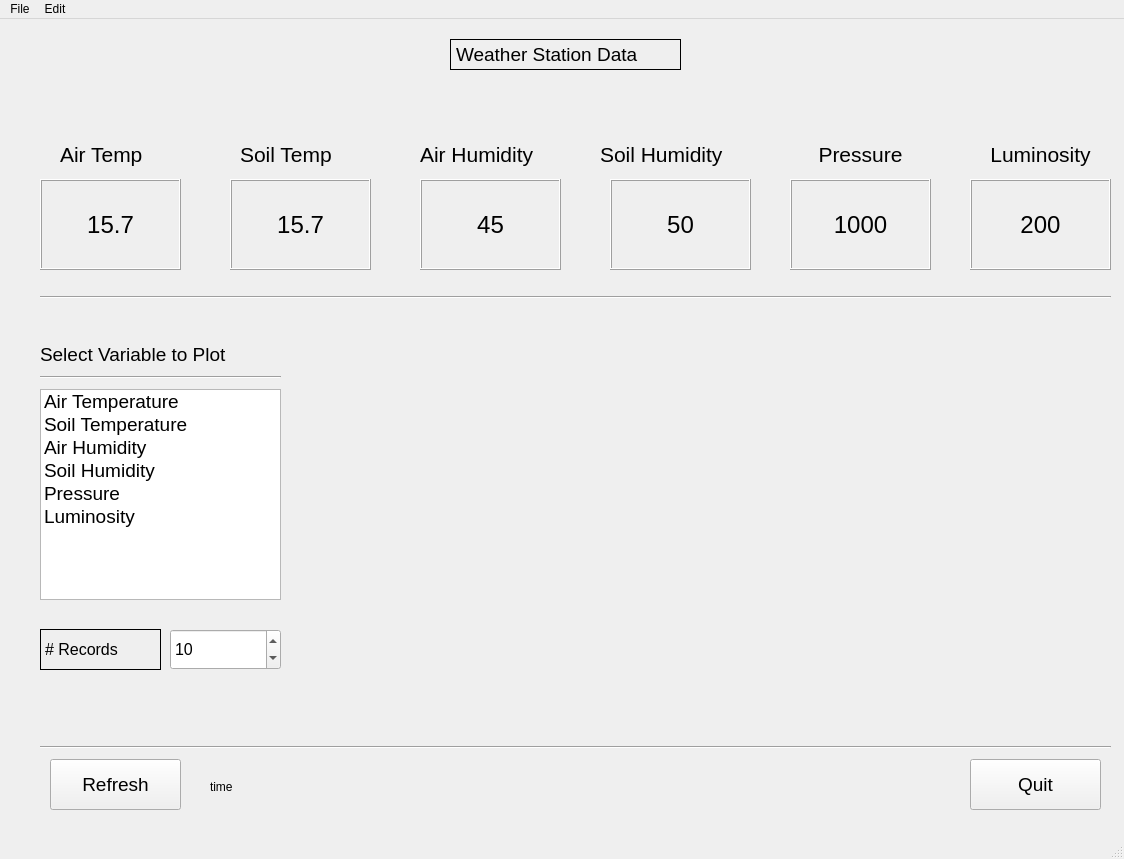
<?xml version="1.0" encoding="UTF-8"?>
<ui version="4.0">
 <class>MainWindow</class>
 <widget class="QMainWindow" name="MainWindow">
  <property name="geometry">
   <rect>
    <x>0</x>
    <y>0</y>
    <width>1124</width>
    <height>859</height>
   </rect>
  </property>
  <property name="palette">
   <palette>
    <active>
     <colorrole role="Button">
      <brush brushstyle="SolidPattern">
       <color alpha="255">
        <red>43</red>
        <green>43</green>
        <blue>43</blue>
       </color>
      </brush>
     </colorrole>
    </active>
    <inactive>
     <colorrole role="Button">
      <brush brushstyle="SolidPattern">
       <color alpha="255">
        <red>240</red>
        <green>240</green>
        <blue>240</blue>
       </color>
      </brush>
     </colorrole>
    </inactive>
    <disabled>
     <colorrole role="Button">
      <brush brushstyle="SolidPattern">
       <color alpha="255">
        <red>240</red>
        <green>240</green>
        <blue>240</blue>
       </color>
      </brush>
     </colorrole>
    </disabled>
   </palette>
  </property>
  <property name="windowTitle">
   <string>MainWindow</string>
  </property>
  <widget class="QWidget" name="centralwidget">
   <widget class="QPushButton" name="refreshButton">
    <property name="geometry">
     <rect>
      <x>50</x>
      <y>740</y>
      <width>131</width>
      <height>51</height>
     </rect>
    </property>
    <property name="font">
     <font>
      <family>Arial</family>
      <pointsize>14</pointsize>
     </font>
    </property>
    <property name="text">
     <string>Refresh</string>
    </property>
   </widget>
   <widget class="QLabel" name="airTemp">
    <property name="geometry">
     <rect>
      <x>40</x>
      <y>160</y>
      <width>141</width>
      <height>91</height>
     </rect>
    </property>
    <property name="font">
     <font>
      <family>Arial</family>
      <pointsize>18</pointsize>
     </font>
    </property>
    <property name="frameShape">
     <enum>QFrame::Box</enum>
    </property>
    <property name="frameShadow">
     <enum>QFrame::Raised</enum>
    </property>
    <property name="lineWidth">
     <number>1</number>
    </property>
    <property name="text">
     <string>15.7</string>
    </property>
    <property name="alignment">
     <set>Qt::AlignCenter</set>
    </property>
    <property name="wordWrap">
     <bool>false</bool>
    </property>
   </widget>
   <widget class="QLabel" name="AirTempLable">
    <property name="geometry">
     <rect>
      <x>60</x>
      <y>120</y>
      <width>121</width>
      <height>31</height>
     </rect>
    </property>
    <property name="font">
     <font>
      <family>Arial</family>
      <pointsize>16</pointsize>
     </font>
    </property>
    <property name="text">
     <string>Air Temp</string>
    </property>
   </widget>
   <widget class="QLabel" name="SoilTempLable">
    <property name="geometry">
     <rect>
      <x>240</x>
      <y>120</y>
      <width>121</width>
      <height>31</height>
     </rect>
    </property>
    <property name="font">
     <font>
      <family>Arial</family>
      <pointsize>16</pointsize>
     </font>
    </property>
    <property name="text">
     <string>Soil Temp</string>
    </property>
   </widget>
   <widget class="QLabel" name="soilTemp">
    <property name="geometry">
     <rect>
      <x>230</x>
      <y>160</y>
      <width>141</width>
      <height>91</height>
     </rect>
    </property>
    <property name="font">
     <font>
      <family>Arial</family>
      <pointsize>18</pointsize>
     </font>
    </property>
    <property name="frameShape">
     <enum>QFrame::Box</enum>
    </property>
    <property name="frameShadow">
     <enum>QFrame::Raised</enum>
    </property>
    <property name="lineWidth">
     <number>1</number>
    </property>
    <property name="text">
     <string>15.7</string>
    </property>
    <property name="alignment">
     <set>Qt::AlignCenter</set>
    </property>
    <property name="wordWrap">
     <bool>false</bool>
    </property>
   </widget>
   <widget class="QLabel" name="airHumLabel">
    <property name="geometry">
     <rect>
      <x>420</x>
      <y>120</y>
      <width>151</width>
      <height>31</height>
     </rect>
    </property>
    <property name="font">
     <font>
      <family>Arial</family>
      <pointsize>16</pointsize>
     </font>
    </property>
    <property name="text">
     <string>Air Humidity</string>
    </property>
   </widget>
   <widget class="QLabel" name="airHum">
    <property name="geometry">
     <rect>
      <x>420</x>
      <y>160</y>
      <width>141</width>
      <height>91</height>
     </rect>
    </property>
    <property name="font">
     <font>
      <family>Arial</family>
      <pointsize>18</pointsize>
     </font>
    </property>
    <property name="frameShape">
     <enum>QFrame::Box</enum>
    </property>
    <property name="frameShadow">
     <enum>QFrame::Raised</enum>
    </property>
    <property name="lineWidth">
     <number>1</number>
    </property>
    <property name="text">
     <string>45</string>
    </property>
    <property name="alignment">
     <set>Qt::AlignCenter</set>
    </property>
    <property name="wordWrap">
     <bool>false</bool>
    </property>
   </widget>
   <widget class="QLabel" name="soilHumidityLabel">
    <property name="geometry">
     <rect>
      <x>600</x>
      <y>120</y>
      <width>161</width>
      <height>31</height>
     </rect>
    </property>
    <property name="font">
     <font>
      <family>Arial</family>
      <pointsize>16</pointsize>
     </font>
    </property>
    <property name="text">
     <string>Soil Humidity</string>
    </property>
   </widget>
   <widget class="QLabel" name="SoilHum">
    <property name="geometry">
     <rect>
      <x>610</x>
      <y>160</y>
      <width>141</width>
      <height>91</height>
     </rect>
    </property>
    <property name="font">
     <font>
      <family>Arial</family>
      <pointsize>18</pointsize>
     </font>
    </property>
    <property name="frameShape">
     <enum>QFrame::Box</enum>
    </property>
    <property name="frameShadow">
     <enum>QFrame::Raised</enum>
    </property>
    <property name="lineWidth">
     <number>1</number>
    </property>
    <property name="text">
     <string>50</string>
    </property>
    <property name="alignment">
     <set>Qt::AlignCenter</set>
    </property>
    <property name="wordWrap">
     <bool>false</bool>
    </property>
   </widget>
   <widget class="QPushButton" name="quitButton">
    <property name="geometry">
     <rect>
      <x>970</x>
      <y>740</y>
      <width>131</width>
      <height>51</height>
     </rect>
    </property>
    <property name="font">
     <font>
      <family>Arial</family>
      <pointsize>14</pointsize>
     </font>
    </property>
    <property name="text">
     <string>Quit</string>
    </property>
   </widget>
   <widget class="QLabel" name="press">
    <property name="geometry">
     <rect>
      <x>790</x>
      <y>160</y>
      <width>141</width>
      <height>91</height>
     </rect>
    </property>
    <property name="font">
     <font>
      <family>Arial</family>
      <pointsize>18</pointsize>
     </font>
    </property>
    <property name="frameShape">
     <enum>QFrame::Box</enum>
    </property>
    <property name="frameShadow">
     <enum>QFrame::Raised</enum>
    </property>
    <property name="lineWidth">
     <number>1</number>
    </property>
    <property name="text">
     <string>1000</string>
    </property>
    <property name="alignment">
     <set>Qt::AlignCenter</set>
    </property>
    <property name="wordWrap">
     <bool>false</bool>
    </property>
   </widget>
   <widget class="QLabel" name="pressLabel">
    <property name="geometry">
     <rect>
      <x>780</x>
      <y>120</y>
      <width>161</width>
      <height>31</height>
     </rect>
    </property>
    <property name="font">
     <font>
      <family>Arial</family>
      <pointsize>16</pointsize>
     </font>
    </property>
    <property name="text">
     <string>Pressure</string>
    </property>
    <property name="alignment">
     <set>Qt::AlignCenter</set>
    </property>
   </widget>
   <widget class="QLabel" name="lux">
    <property name="geometry">
     <rect>
      <x>970</x>
      <y>160</y>
      <width>141</width>
      <height>91</height>
     </rect>
    </property>
    <property name="font">
     <font>
      <family>Arial</family>
      <pointsize>18</pointsize>
     </font>
    </property>
    <property name="frameShape">
     <enum>QFrame::Box</enum>
    </property>
    <property name="frameShadow">
     <enum>QFrame::Raised</enum>
    </property>
    <property name="lineWidth">
     <number>1</number>
    </property>
    <property name="text">
     <string>200</string>
    </property>
    <property name="alignment">
     <set>Qt::AlignCenter</set>
    </property>
    <property name="wordWrap">
     <bool>false</bool>
    </property>
   </widget>
   <widget class="QLabel" name="luxLabel">
    <property name="geometry">
     <rect>
      <x>960</x>
      <y>120</y>
      <width>161</width>
      <height>31</height>
     </rect>
    </property>
    <property name="font">
     <font>
      <family>Arial</family>
      <pointsize>16</pointsize>
     </font>
    </property>
    <property name="text">
     <string>Luminosity</string>
    </property>
    <property name="alignment">
     <set>Qt::AlignCenter</set>
    </property>
   </widget>
   <widget class="QListWidget" name="listWidget">
    <property name="geometry">
     <rect>
      <x>40</x>
      <y>370</y>
      <width>241</width>
      <height>211</height>
     </rect>
    </property>
    <property name="font">
     <font>
      <pointsize>14</pointsize>
     </font>
    </property>
    <item>
     <property name="text">
      <string>Air Temperature</string>
     </property>
    </item>
    <item>
     <property name="text">
      <string>Soil Temperature</string>
     </property>
    </item>
    <item>
     <property name="text">
      <string>Air Humidity</string>
     </property>
    </item>
    <item>
     <property name="text">
      <string>Soil Humidity</string>
     </property>
    </item>
    <item>
     <property name="text">
      <string>Pressure</string>
     </property>
    </item>
    <item>
     <property name="text">
      <string>Luminosity</string>
     </property>
    </item>
   </widget>
   <widget class="Line" name="line">
    <property name="geometry">
     <rect>
      <x>40</x>
      <y>270</y>
      <width>1071</width>
      <height>16</height>
     </rect>
    </property>
    <property name="orientation">
     <enum>Qt::Horizontal</enum>
    </property>
   </widget>
   <widget class="Line" name="line_2">
    <property name="geometry">
     <rect>
      <x>40</x>
      <y>720</y>
      <width>1071</width>
      <height>16</height>
     </rect>
    </property>
    <property name="orientation">
     <enum>Qt::Horizontal</enum>
    </property>
   </widget>
   <widget class="QLabel" name="plotLabel">
    <property name="geometry">
     <rect>
      <x>40</x>
      <y>320</y>
      <width>231</width>
      <height>31</height>
     </rect>
    </property>
    <property name="font">
     <font>
      <family>Arial</family>
      <pointsize>14</pointsize>
     </font>
    </property>
    <property name="text">
     <string>Select Variable to Plot</string>
    </property>
   </widget>
   <widget class="Line" name="line_3">
    <property name="geometry">
     <rect>
      <x>40</x>
      <y>350</y>
      <width>241</width>
      <height>16</height>
     </rect>
    </property>
    <property name="orientation">
     <enum>Qt::Horizontal</enum>
    </property>
   </widget>
   <widget class="plotWidget" name="plotWidget" native="true">
    <property name="geometry">
     <rect>
      <x>300</x>
      <y>320</y>
      <width>751</width>
      <height>391</height>
     </rect>
    </property>
   </widget>
   <widget class="QSpinBox" name="spinBox">
    <property name="geometry">
     <rect>
      <x>170</x>
      <y>610</y>
      <width>111</width>
      <height>41</height>
     </rect>
    </property>
    <property name="font">
     <font>
      <pointsize>12</pointsize>
     </font>
    </property>
    <property name="maximum">
     <number>10000</number>
    </property>
    <property name="singleStep">
     <number>10</number>
    </property>
    <property name="value">
     <number>10</number>
    </property>
   </widget>
   <widget class="QLabel" name="label">
    <property name="geometry">
     <rect>
      <x>450</x>
      <y>20</y>
      <width>231</width>
      <height>31</height>
     </rect>
    </property>
    <property name="font">
     <font>
      <pointsize>14</pointsize>
     </font>
    </property>
    <property name="frameShape">
     <enum>QFrame::Panel</enum>
    </property>
    <property name="text">
     <string>Weather Station Data</string>
    </property>
   </widget>
   <widget class="QLabel" name="label_2">
    <property name="geometry">
     <rect>
      <x>40</x>
      <y>610</y>
      <width>121</width>
      <height>41</height>
     </rect>
    </property>
    <property name="font">
     <font>
      <pointsize>12</pointsize>
     </font>
    </property>
    <property name="frameShape">
     <enum>QFrame::Box</enum>
    </property>
    <property name="frameShadow">
     <enum>QFrame::Plain</enum>
    </property>
    <property name="text">
     <string># Records</string>
    </property>
   </widget>
   <widget class="QLabel" name="refreshTime">
    <property name="geometry">
     <rect>
      <x>210</x>
      <y>760</y>
      <width>55</width>
      <height>16</height>
     </rect>
    </property>
    <property name="text">
     <string>time</string>
    </property>
   </widget>
  </widget>
  <widget class="QMenuBar" name="menubar">
   <property name="geometry">
    <rect>
     <x>0</x>
     <y>0</y>
     <width>1124</width>
     <height>26</height>
    </rect>
   </property>
   <widget class="QMenu" name="menuFile">
    <property name="title">
     <string>File</string>
    </property>
    <addaction name="actionEdit"/>
    <addaction name="actionExit"/>
   </widget>
   <widget class="QMenu" name="menuEdit">
    <property name="title">
     <string>Edit</string>
    </property>
   </widget>
   <addaction name="menuFile"/>
   <addaction name="menuEdit"/>
  </widget>
  <widget class="QStatusBar" name="statusbar"/>
  <action name="actionEdit">
   <property name="text">
    <string>Refresh</string>
   </property>
  </action>
  <action name="actionExit">
   <property name="text">
    <string>Exit</string>
   </property>
  </action>
 </widget>
 <customwidgets>
  <customwidget>
   <class>plotWidget</class>
   <extends>QWidget</extends>
   <header>plotwidget.h</header>
   <container>1</container>
  </customwidget>
 </customwidgets>
 <resources/>
 <connections/>
</ui>
